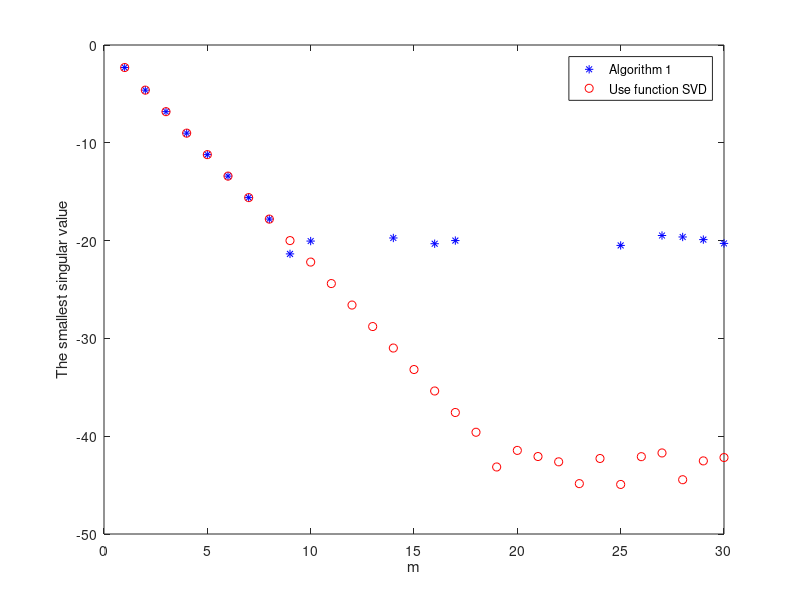

This chart was generated by the following MATLAB code:
clc;
clear all;

svd_min=zeros(1,30);
altho1_min=zeros(1,30);
n=1:1:30;
for m=1:1:30        
    A=0.1.*eye(m,m);%Generate an m*m upper triangular matrix with 0.1 on the main diagonal and 1 everywhere above the diagonal
    for i=1:1:m
        for j=i+1:1:m
            A(i,j)=1;            
        end
    end
    
    [U,S,V]=svd(A);
    svd_min(m)=log(S(m,m));
    
    [V1,D]=eig(A.'*A);
    for ii=1:1:m
        for jj=ii+1:1:m
            if D(ii,ii)<D(jj,jj)
                D(:,[ii jj])=D(:,[jj ii]);
                D([ii jj],:)=D([jj ii],:);
            end
        end
    end
    
    if D(m,m) > 0
        altho1_min(m)=log(sqrt(D(m,m)));        
        p1=plot(n(m),altho1_min(m),'b*');hold on;    
    end
end

p2=plot(n,svd_min,'ro');hold off;
xlabel('m');
ylabel('The smallest singular value');
legend([p1 p2],{'Algorithm 1','Use function SVD'})

